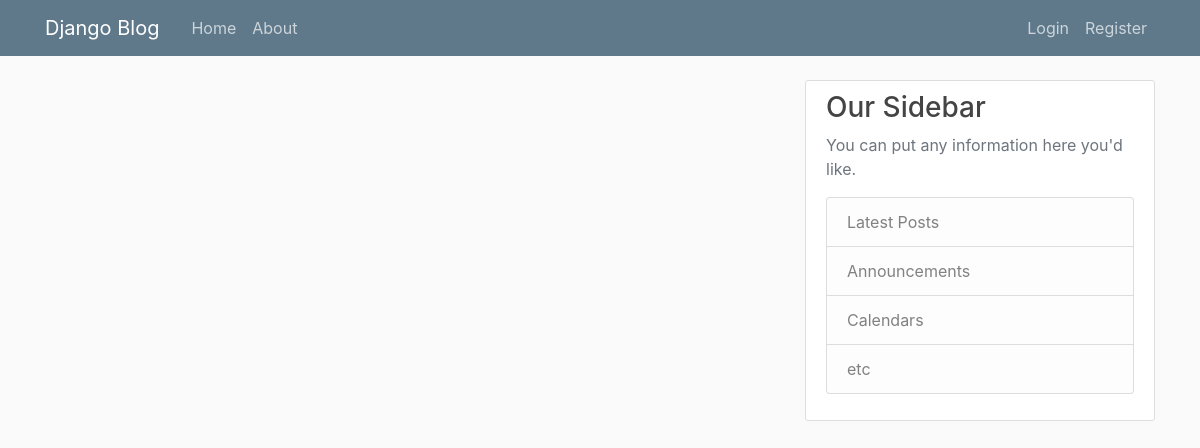
The app's page /, older data.
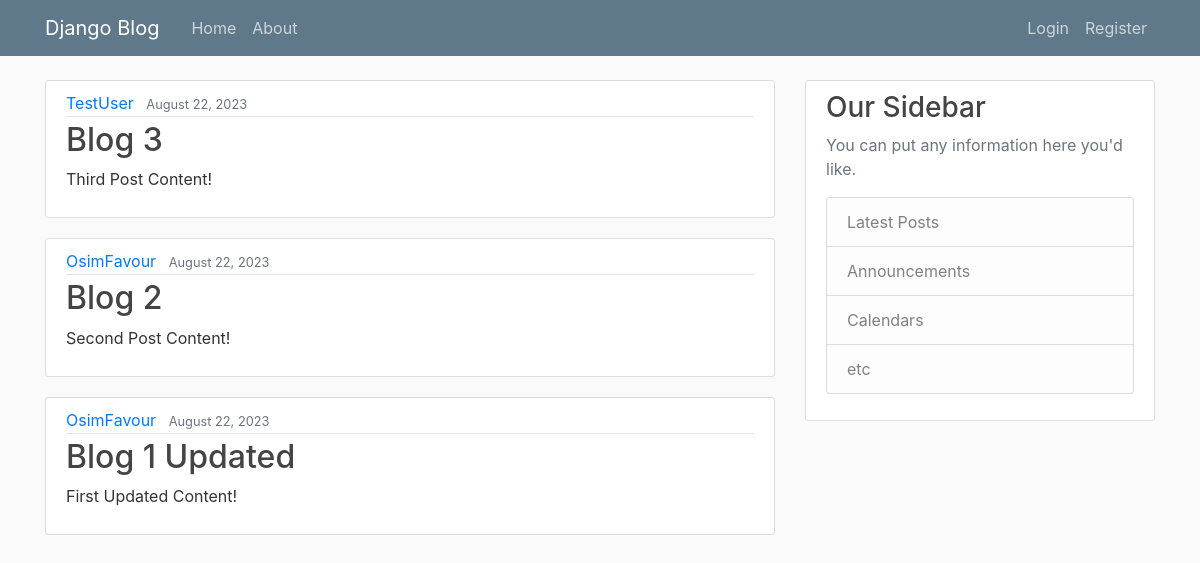
The same page, newer data.
### techblog/models.py (models this page shows, shortened)
class Post(models.Model):
    title = models.CharField(max_length=100)
    content = models.TextField()
    date_posted = models.DateTimeField(default=timezone.now)
    author = models.ForeignKey(User, on_delete=models.CASCADE)

### techblog/views.py (the view)
# urls.py: path('', PostListView.as_view(), name="techblog-home"),
class PostListView(ListView):
    model = Post
    template_name = 'techblog/home.html'   # <app>/<model>_<viewtype>.html
    context_object_name = 'posts'
    ordering = ['-date_posted']
    paginate_by = 5

### techblog/templates/techblog/home.html
{% extends 'techblog/base.html' %}
{% block content %}
    {% for post in posts %}
        <article class="media content-section">
            <div class="media-body">
                <div class="article-metadata">
                    <a class="mr-2" href="#">{{ post.author }}</a>
                    <small class="text-muted">{{ post.date_posted|date:"F d, Y" }}</small>
                </div>
                <h2><a class="article-title" href="#">{{ post.title }}</a></h2>
                <p class="article-content">{{ post.content }}</p>
            </div>
        </article>
    {% endfor %}
{% endblock content %}

Row changes from the older to the newer data that the page shows:
added Post: author "TestUser", date_posted "August 22, 2023", title "Blog 3", content "Third Post Content!"
added Post: author "OsimFavour", date_posted "August 22, 2023", title "Blog 2", content "Second Post Content!"
added Post: author "OsimFavour", date_posted "August 22, 2023", title "Blog 1 Updated", content "First Updated Content!"
